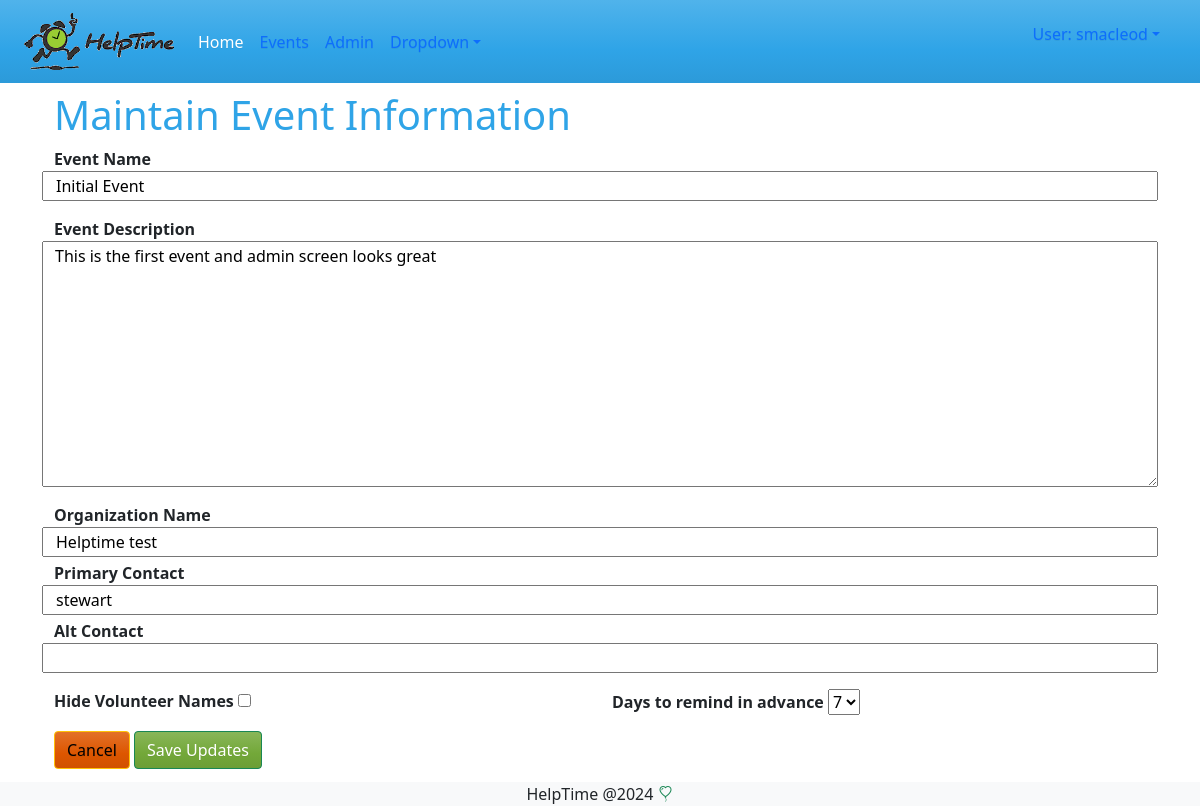
/events/eventupdate/1 (signed in), run on an earlier commit of the app's database.
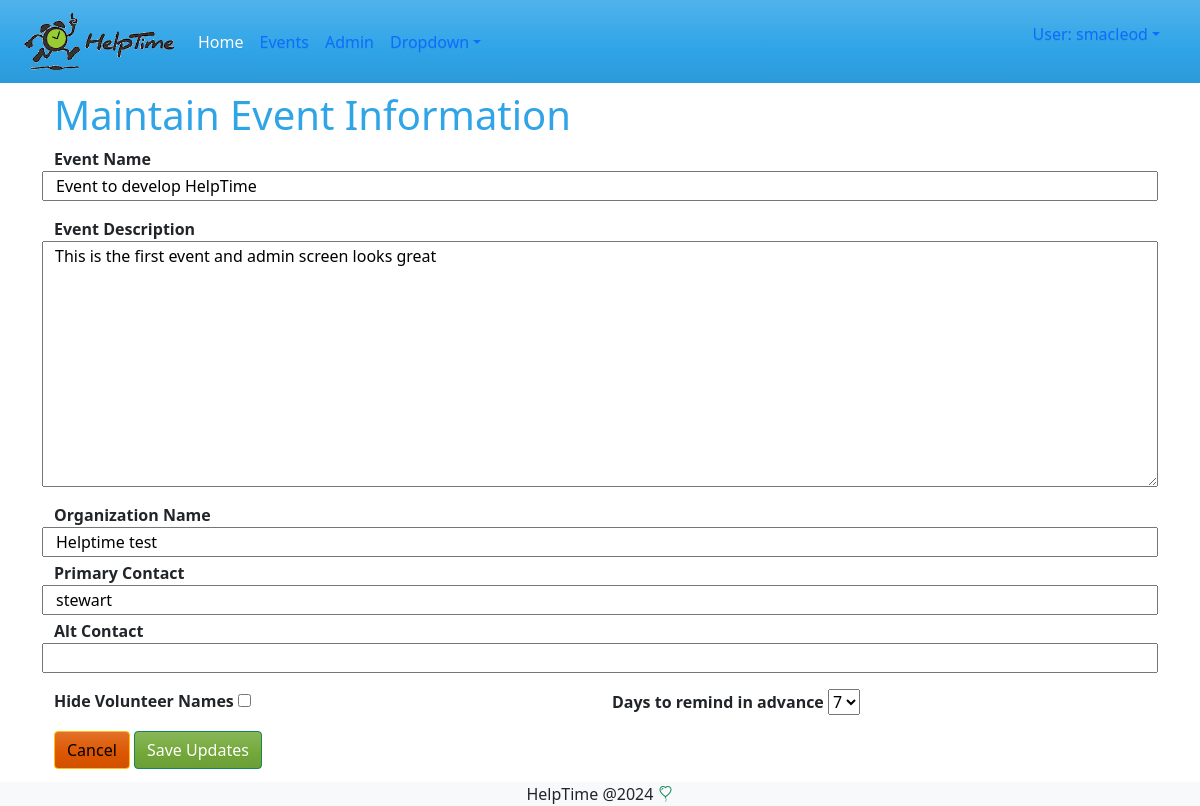
And on a later commit of the database.
### events/models.py (models this page shows, shortened)
class Event(models.Model):
    reminder_days_choice = models.TextChoices('days', '1 2 3 4 5 6 7')
    name = models.CharField(max_length=200, verbose_name='Event Name' )
    description = models.TextField(max_length=200, verbose_name='Event Description', blank=True)
    organization = models.CharField(max_length=100, verbose_name='Organization Name', blank=True )
    primery_contact = models.CharField(max_length=100, verbose_name='Primary Contact', blank=True)
    alternate_contact = models.CharField(max_length=100, verbose_name='Alt Contact', blank=True)
    hide_names = models.BooleanField(default=False, verbose_name='Hide Volunteer Names', blank=True)
    reminder_days = models.CharField(max_length=5, choices=reminder_days_choice, verbose_name='Days to remind in advance', default=7)
    created_by = models.ForeignKey(User, on_delete=models.SET_NULL, null=True, blank=True)
    created_at = models.DateTimeField(auto_now_add=True, null=True, blank=True)
    updated_at = models.DateTimeField(auto_now=True, blank=True, null=True)

### events/views.py (the view, shortened to what this page needs)
# urls.py: path("eventupdate/<int:pk>", views.eventupdate, name="eventupdate"),
@login_required  #forces a login can we add other text
def eventupdate(request, pk):
    event = Event.objects.get(id=pk)
    form = EventForm(instance=event)
    return render(request, 'events/eventupdate.html', {'form':form, 'event':event})

### events/forms.py
class EventForm(forms.ModelForm):
    class Meta:
        model = Event
        fields= '__all__'
        widgets = {
            'hide_names' :  forms.CheckboxInput(
                attrs={'class' : 'form-check_input'})
        }

### events/templates/events/eventupdate.html (shortened to what this page needs)
{% extends 'master.html' %}
{% block content %}
<h1> Maintain Event Information </h1>
<form method="POST" class="container-float">
    <fieldset>
        <div class="row">
            <strong>{{form.name.label}}</strong>
            {{ form.name}}
        </div>
        <div class="row mt-3">
            <strong>{{form.description.label}}</strong>
            {{ form.description}}
        </div>
        <div class="row mt-3">
            <strong>{{form.organization.label}}</strong>
            {{ form.organization}}
        </div>
        <div class="row mt-1">
            <strong>{{form.primery_contact.label}}</strong>
            {{ form.primery_contact}}
        </div>
        <div class="row mt-1">
            <strong>{{form.alternate_contact.label}}</strong>
            {{ form.alternate_contact}}
        </div>
        <div class="row mt-3">
            <div class="col-md-6 form-switch-input">
                <strong>{{form.hide_names.label}}</strong>
                {{ form.hide_names }}
            </div>
            <div class="col-md-6">
                <strong>{{form.reminder_days.label}}</strong>
                {{ form.reminder_days}}
            </div>
        </div>
    </fieldset>
    <div class="mt-3">
        <a href="{% url 'events:index' %}" class='float-right btn btn-warning pull-right'>Cancel</a>
        <input type="submit" value="Save Updates" class='float-right btn btn-success pull-right'>
    </div>
</form>
{% endblock %}

What changed in the data, as far as the page shows it:
changed Event "This is the first event and admin screen looks great": name "Initial Event" → "Event to develop HelpTime"
